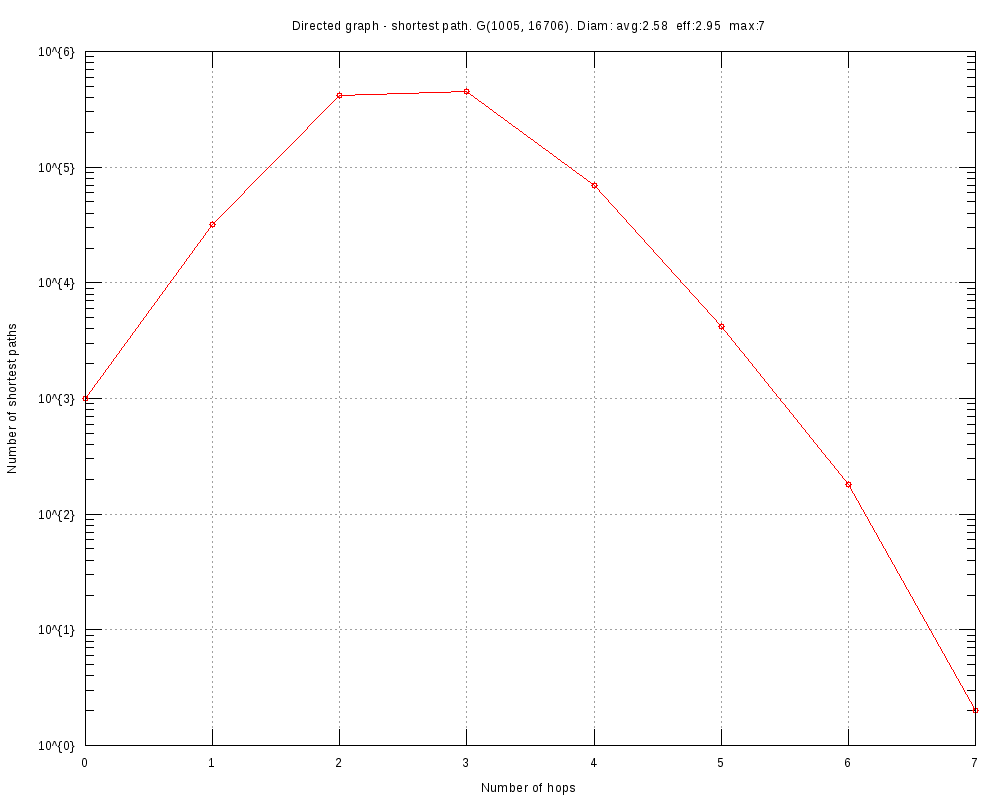

Write gnuplot code to recreate this figure.
#
# Directed graph - shortest path. G(1005, 16706). Diam: avg:2.58  eff:2.95  max:7 (Sun Oct 29 16:33:57 2017)
#

set title "Directed graph - shortest path. G(1005, 16706). Diam: avg:2.58  eff:2.95  max:7"
set key bottom right
set logscale y 10
set format y "10^{%L}"
set mytics 10
set grid
set xlabel "Number of hops"
set ylabel "Number of shortest paths"
set tics scale 2
set terminal png font arial 10 size 1000,800
set output 'diam.EUC.png'
plot 	"diam.EUC.tab" using 1:2 title "" with linespoints pt 6
